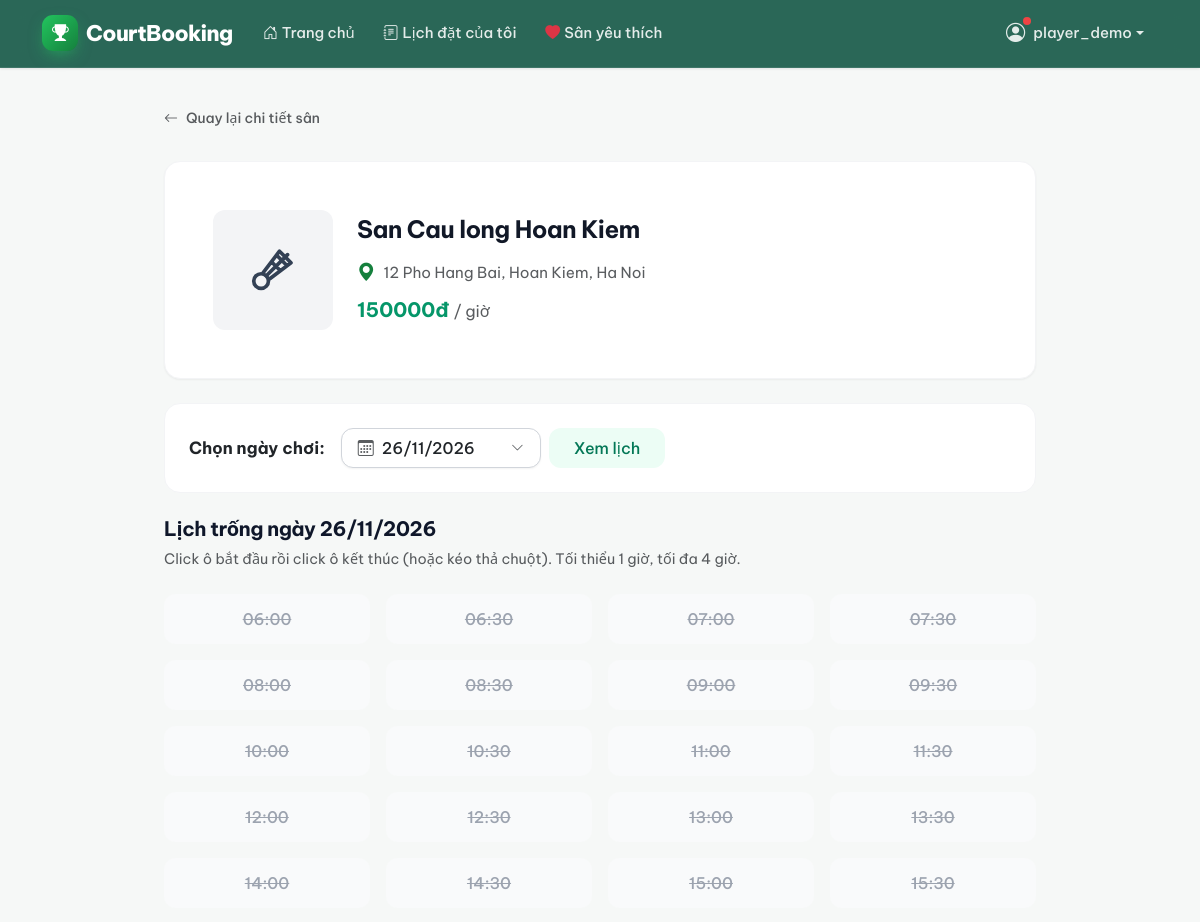
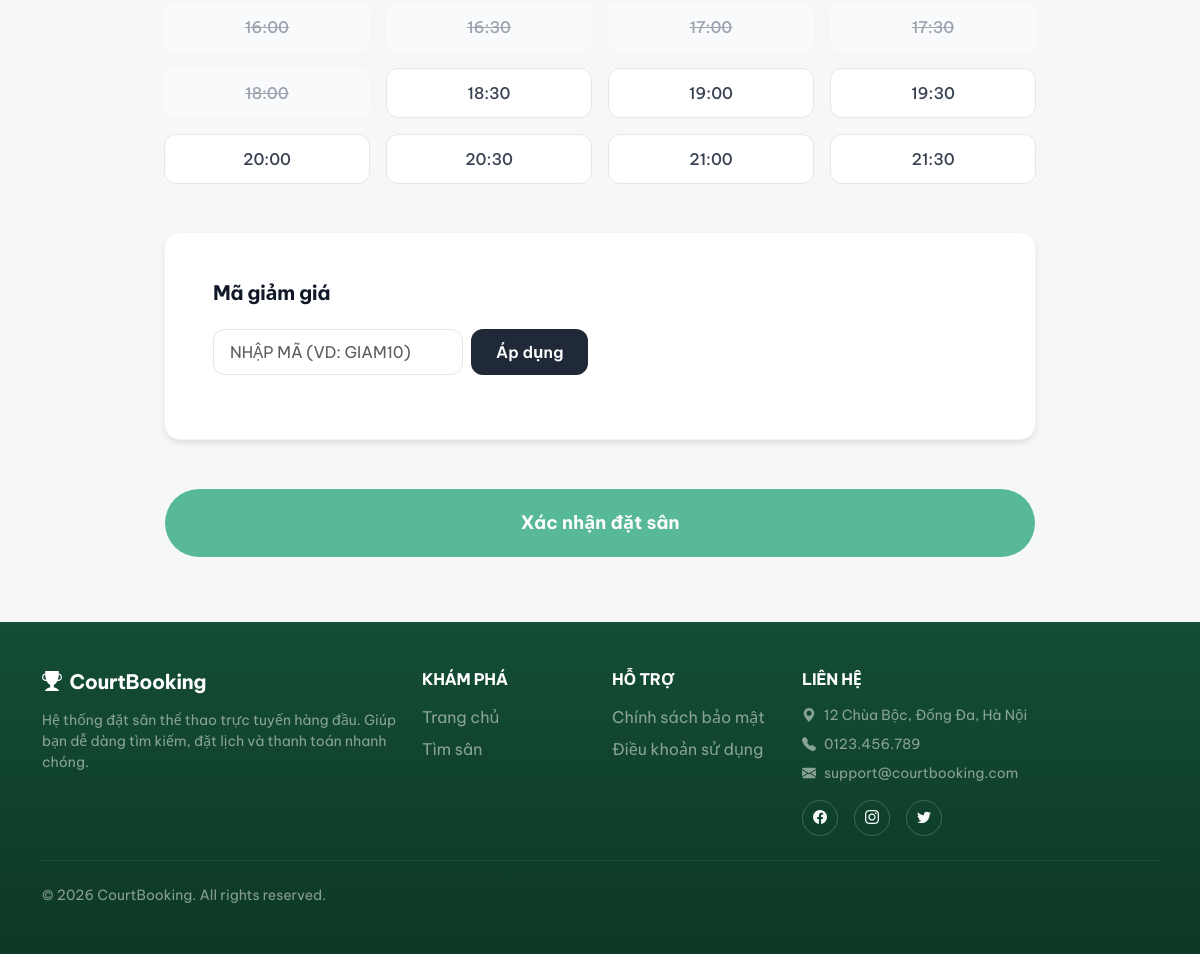
The page /bookings/book/5/ (signed in) on the database its author committed (2 pictures, top to bottom).
### accounts/models.py (models this page shows, shortened)
class User(AbstractUser):
    ROLE_CHOICES = [
        ('guest',  'Khách'),
        ('player', 'Người chơi'),
        ('owner',  'Chủ sân'),
        ('admin',  'Quản trị'),
    ]
    phone = models.CharField(max_length=15, blank=True)
    role  = models.CharField(max_length=10, choices=ROLE_CHOICES, default='player')

### courts/models.py (models this page shows, shortened)
class Court(models.Model):
    COURT_TYPE_CHOICES = [
        ('badminton',  'Cầu lông'),
        ('football',   'Bóng đá'),
        ('pickleball', 'Pickleball'),
        ('basketball', 'Bóng rổ'),
        ('tennis',     'Tennis'),
    ]
    DISTRICT_CHOICES = [
        ('cau_giay',     'Cầu Giấy'),
        ('dong_da',      'Đống Đa'),
        ('hai_ba_trung', 'Hai Bà Trưng'),
        ('hoan_kiem',    'Hoàn Kiếm'),
        ('thanh_xuan',   'Thanh Xuân'),
        ('ha_dong',      'Hà Đông'),
        ('bac_tu_liem',  'Bắc Từ Liêm'),
        ('nam_tu_liem',  'Nam Từ Liêm'),
        ('khac',         'Khác'),
    ]
    name           = models.CharField(max_length=200, verbose_name='Tên sân')
    court_type     = models.CharField(max_length=20, choices=COURT_TYPE_CHOICES, verbose_name='Loại sân')
    address        = models.CharField(max_length=300, verbose_name='Địa chỉ')
    district       = models.CharField(max_length=20, choices=DISTRICT_CHOICES, default='khac',
                                      blank=True, verbose_name='Quận/Huyện')
    description    = models.TextField(blank=True, verbose_name='Mô tả')
    price_per_hour = models.DecimalField(max_digits=10, decimal_places=0, verbose_name='Giá thuê/giờ (VNĐ)')
    image          = models.ImageField(upload_to='courts/', blank=True, null=True, verbose_name='Ảnh sân')
    is_active      = models.BooleanField(default=True, verbose_name='Đang hoạt động')
    owner          = models.ForeignKey(
        settings.AUTH_USER_MODEL,
        on_delete=models.SET_NULL,
        null=True,
        blank=True,
        related_name='owned_courts',
        verbose_name='Chủ sân',
    )
    created_at     = models.DateTimeField(auto_now_add=True, verbose_name='Ngày tạo')
    class Meta:
        ordering = ['-created_at']
        verbose_name = 'Sân'
        verbose_name_plural = 'Danh sách sân'

### bookings/views.py (the view)
# urls.py: path('book/<int:court_id>/', views.booking_create, name='booking_create'),
@login_required
def booking_create(request, court_id):
    court = get_object_or_404(Court, pk=court_id, is_active=True)
    today = date.today()
    expire_stale_pending(court=court)
    if request.method == 'POST':
        form = BookingForm(request.POST, court=court)
        selected_date = _parse_date(request.POST.get('date'), today)
        if form.is_valid():
            booking       = form.save(commit=False)
            booking.user  = request.user
            booking.court = court
            order_total            = court.price_per_hour * form.cleaned_data['duration_hours']
            booking.original_price = order_total
            booking.total_price    = order_total
            promo_code_str = request.POST.get('promotion', '').strip()
            if promo_code_str:
                promo = Promotion.objects.filter(code__iexact=promo_code_str).first()
                if promo and promo.is_valid_now():
                    discount                = calculate_discount(promo, order_total)
                    booking.promotion       = promo
                    booking.discount_amount = discount
                    booking.total_price     = order_total - discount
                else:
                    messages.warning(request, 'Mã khuyến mãi không hợp lệ hoặc đã hết hạn, đơn được tính giá gốc.')
            try:
                with transaction.atomic():
                    booking.save()
                    booking.reserve_slots()
            except IntegrityError:
                messages.error(
                    request,
                    'Khung giờ vừa được người khác đặt, vui lòng chọn khung giờ khác.'
                )
                return redirect(f"{request.path}?date={selected_date:%Y-%m-%d}")
            messages.success(
                request,
                f'Đã giữ chỗ sân "{court.name}". Vui lòng thanh toán trong {HOLD_MINUTES} phút để xác nhận.'
            )
            return redirect('payments:payment_process', booking_id=booking.pk)
    else:
        form = BookingForm(court=court)
        selected_date = _parse_date(request.GET.get('date'), today)
        if selected_date < today:   # Không cho xem lịch ngày quá khứ
            selected_date = today
    booked_slots = set(
        BookingSlot.objects.filter(court=court, date=selected_date).values_list('slot', flat=True)
    )
    past_slots = set()
    if selected_date == today:
        now = datetime.now().time()
        if now.hour >= OPEN_HOUR:
            past_slots = set(range(0, min(time_to_slot(now) + 1, TOTAL_SLOTS)))
    slots_info = []
    for idx in range(TOTAL_SLOTS):
        minutes = OPEN_HOUR * 60 + idx * SLOT_MINUTES
        slots_info.append({
            'index':      idx,
            'time_label': f'{minutes // 60:02d}:{minutes % 60:02d}',
            'is_booked':  idx in booked_slots,
            'is_past':    idx in past_slots,
        })
    context = {
        'form':              form,
        'court':             court,
        'selected_date':     selected_date,
        'selected_date_str': selected_date.strftime('%Y-%m-%d'),
        'today_str':         today.strftime('%Y-%m-%d'),
        'slots_info':        slots_info,
        'close_hour':        CLOSE_HOUR,
    }
    return render(request, 'bookings/booking_form.html', context)

### bookings/templates/bookings/booking_form.html (shortened to what this page needs)
{% extends 'base.html' %}
{% load humanize %}
{% block content %}
<div class="container" style="max-width: 56rem; margin: 0 auto; padding-top: 2rem; padding-bottom: 4rem;">
    <a href="{% url 'courts:court_detail' court.pk %}"
       class="back-link-bloom d-inline-flex align-items-center text-decoration-none text-muted mb-4" style="font-size: 0.875rem; font-weight: 500;">
        <i class="bi bi-arrow-left me-2"></i>Quay lại chi tiết sân
    </a>
    <div class="bg-white p-4 p-md-5 mb-4 d-flex flex-column flex-md-row gap-4 align-items-md-center" style="border-radius: 1rem; box-shadow: 0 1px 2px 0 rgba(0,0,0,0.05); border: 1px solid #f3f4f6;">
        {% if court.image %}
            <img src="{{ court.image.url }}" alt="{{ court.name }}" style="width: 120px; height: 120px; object-fit: cover; border-radius: 0.75rem; flex-shrink: 0; box-shadow: 0 1px 3px rgba(0,0,0,0.1);">
        {% else %}
            <div style="width: 120px; height: 120px; border-radius: 0.75rem; display: flex; align-items: center; justify-content: center; background-color: #f3f4f6; font-size: 3rem; flex-shrink: 0;">
                {% include 'partials/sport_icon.html' with t=court.court_type %}
            </div>
        {% endif %}
        <div>
            <h2 class="fw-bold mb-3" style="font-size: 1.5rem; color: #111827;">{{ court.name }}</h2>
            <div class="text-muted d-flex align-items-center mb-1" style="font-size: 0.95rem;">
                <i class="bi bi-geo-alt-fill text-success me-2" style="font-size: 1.15rem; transform: translateY(-1px);"></i>
                <span>{{ court.address }}</span>
            </div>
            <p class="fw-bold mt-2 mb-0" style="color: #059669; font-size: 1.25rem;">
                {{ court.price_per_hour|intcomma }}đ <span class="text-muted fw-normal" style="font-size: 1rem;">/ giờ</span>
            </p>
        </div>
    </div>
    <div class="bg-white p-4 mb-4" style="border-radius: 1rem; border: 1px solid #f3f4f6;">
        <form method="GET" action="" class="d-flex flex-column flex-md-row align-items-md-center gap-3">
            <label class="form-label fw-bold mb-0 text-dark" style="font-size: 1.05rem;">Chọn ngày chơi:</label>
            <div class="d-flex gap-2 align-items-center">
                <div class="position-relative" id="customDatepickerWrapper">
                    <button type="button" id="datePickerTrigger" class="btn px-3 d-flex justify-content-between align-items-center" style="width: 200px; border-radius: 0.75rem; text-align: left; background-color: #fff; border: 1px solid #d1d5db; box-shadow: 0 1px 2px 0 rgba(0,0,0,0.05); height: 2.5rem;">
                        <span id="datePickerDisplayText" class="fw-medium text-dark"><i class="bi bi-calendar3 me-2 text-muted"></i>{{ selected_date|date:"d/m/Y" }}</span>
                        <i class="bi bi-chevron-down text-muted" style="font-size: 0.8rem;"></i>
                    </button>
                </div>
                <button type="submit" class="btn fw-medium px-4" style="background-color: #ecfdf5; color: #047857; border-radius: 0.75rem; height: 2.5rem;">Xem lịch</button>
            </div>
        </form>
    </div>
    <div class="mb-4">
        <h5 class="fw-bold mb-2">Lịch trống ngày {{ selected_date|date:"d/m/Y" }}</h5>
        <p class="text-muted mb-0" style="font-size: 0.9rem;">
            Click ô bắt đầu rồi click ô kết thúc (hoặc kéo thả chuột). Tối thiểu 1 giờ, tối đa 4 giờ.
        </p>
    </div>
    <div id="slot-grid">
        {% for slot in slots_info %}
            <div class="time-slot {% if slot.is_booked %}booked{% elif slot.is_past %}past{% endif %}"
                 data-index="{{ slot.index }}"
                 data-time="{{ slot.time_label }}"
                 {% if slot.is_booked %}title="Đã có người đặt"{% elif slot.is_past %}title="Giờ đã qua"{% endif %}>
                {{ slot.time_label }}
            </div>
        {% endfor %}
    </div>
    <div class="bg-white p-4 p-md-5 mt-5" style="border-radius: 1rem; box-shadow: 0 4px 6px -1px rgba(0,0,0,0.1); border: 1px solid #f3f4f6;">
        <h5 class="fw-bold mb-4" style="color: #111827;">Mã giảm giá</h5>
        <div class="d-flex gap-2 mb-3">
            <input type="text" id="promoInput" class="form-control px-3"
                   placeholder="Nhập mã (VD: GIAM10)"
                   style="max-width: 250px; text-transform: uppercase; border-radius: 0.75rem;"
                   autocomplete="off">
            <button type="button" class="btn fw-semibold px-4"
                    style="background-color: #1f2937; color: white; border-radius: 0.75rem;"
                    onmouseover="this.style.backgroundColor='#374151'" onmouseout="this.style.backgroundColor='#1f2937'"
                    onclick="applyPromo()">Áp dụng</button>
        </div>
    </div>
    <form method="POST" action="{% url 'bookings:booking_create' court.pk %}" class="mt-5">
        <div class="d-grid">
            <button type="submit" id="submit-btn"
                    class="btn submit-btn-lift text-white fw-bold"
                    style="background-color: #059669; border-radius: 9999px; padding: 1.25rem 2rem; font-size: 1.15rem;"
                    disabled>
                Xác nhận đặt sân
            </button>
        </div>
    </form>
</div>
{% endblock %}

### templates/partials/header.html (shortened to what this page needs)
<nav class="navbar navbar-expand-lg navbar-dark shadow-sm sticky-top" style="background-color: rgba(6, 78, 59, 0.85) !important; backdrop-filter: blur(12px); -webkit-backdrop-filter: blur(12px); border-bottom: 1px solid rgba(255, 255, 255, 0.1);">
    <div class="container">
        <a class="navbar-brand fw-bold d-flex align-items-center" href="{% url 'courts:court_list' %}">
            <i class="bi bi-trophy-fill me-2" style="font-size: 1.4rem;"></i>
            CourtBooking
        </a>
        <div class="collapse navbar-collapse" id="navbarMain">
            <ul class="navbar-nav me-auto mb-2 mb-lg-0">
                <li class="nav-item">
                    <a class="nav-link {% if request.resolver_match.view_name == 'courts:court_list' %}active-link{% endif %}" href="{% url 'courts:court_list' %}">
                        <i class="bi bi-house-door me-1"></i>Trang chủ
                    </a>
                </li>
                {% if user.is_authenticated %}
                    {% if request.session.role == 'player' %}
                    <li class="nav-item">
                        <a class="nav-link {% if request.resolver_match.view_name == 'bookings:booking_list' %}active-link{% endif %}" href="{% url 'bookings:booking_list' %}">
                            <i class="bi bi-journal-text me-1"></i>Lịch đặt của tôi
                        </a>
                    </li>
                    <li class="nav-item">
                        <a class="nav-link {% if request.resolver_match.view_name == 'courts:favorite_list' %}active-link{% endif %}" href="{% url 'courts:favorite_list' %}">
                            <i class="bi bi-heart-fill me-1 text-danger"></i>Sân yêu thích
                        </a>
                    </li>
                    {% endif %}
                {% endif %}
            </ul>
            <ul class="navbar-nav ms-auto mb-2 mb-lg-0">
                {% if user.is_authenticated %}
                    <li class="nav-item dropdown">
                        <a class="nav-link dropdown-toggle d-flex align-items-center"
                           href="#" role="button"
                           data-bs-toggle="dropdown" aria-expanded="false">
                            <span class="position-relative d-inline-block me-1">
                                <i class="bi bi-person-circle" style="font-size: 1.2rem;"></i>
                                <span class="notify-dot"></span>
                            </span>
                            {{ user.username }}
                        </a>
                    </li>
                {% endif %}
            </ul>
        </div>
    </div>
</nav>

### rows shown on the page
User: username "player_demo"
Court: name "San Cau long Hoan Kiem", address "12 Pho Hang Bai, Hoan Kiem, Ha Noi", price_per_hour "150000"

### other values the page prints
{{ selected_date|date:"d/m/Y" }} "26/11/2026"
{{ slot.time_label }} "06:00" "06:30" "07:00" "07:30" "08:00" "08:30" "09:00" "09:30" "10:00" "10:30" "11:00" "11:30" "12:00" "12:30" "13:00" "13:30" "14:00" "14:30" "15:00" "15:30" "16:00" "16:30" "17:00" "17:30" "18:00" "18:30" "19:00" "19:30" "20:00" "20:30" "21:00" "21:30"
